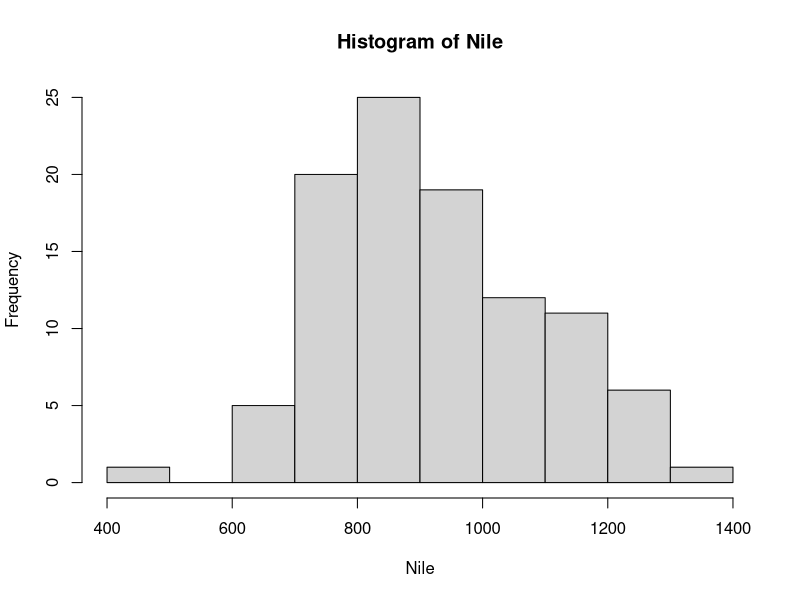
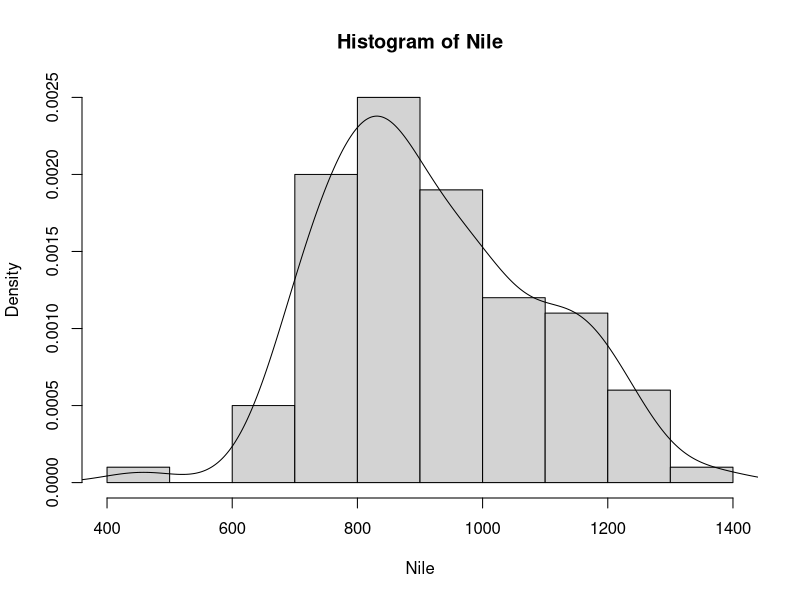
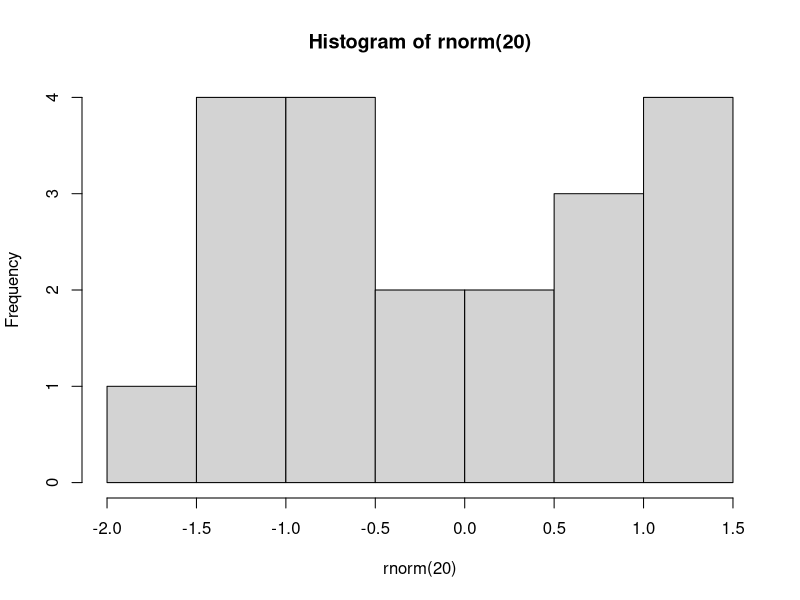

The R script that drew these images, in order: (Note: this script raises an error after producing the figures.)
# chap01_Basic.R : 주석문

# R 패키지 보기
dim(available.packages())	#18393	17

# R 패키지 목록 보기
available.packages()

# R Session 보기
sessionInfo()

# stringr 패키지 설치
install.packages("stringr")

# 설치된 패키지 확인
installed.packages()

# 패키지 메모리 로드
library(stringr)

# 현재 로드된 패키지 확인
search()

# 패키지 삭제
remove.packages("stringr")

# 기본 데이터셋 보기
data()

# 기본 데이터 셋으로 히스토그램 그리기
# 단계1 : 빈도수를 기준으로 히스토그램 그리기
hist(Nile, freq = TRUE) #hist 매개변수 freq 기본값 true

# 단계2 : 밀도를 기준으로 히스토그램 그리기
hist(Nile, freq = FALSE) #boolean 값은 대문자로 약속

# 단계3 : 단계 2의 결과에 분포 곡선을 추가
lines(density(Nile))

# 히스토그램을 파일로 저장하기
par(mfrow = c(1,1))
pdf("C:/workspace/bigdata/R/output/batch.pdf") # pdf 출력
hist(rnorm(20)) # 난수에 대한 히스토그램 그리기
dev.off() # 출력할 파일 닫기

# 스칼라(scalar) 변수 사용 예
var1 <- 0 #변수안에 하나의 값이 저장되있는 경우우
var1
var1 <- 1
var1
var1 <- 2
var1 

# '변수.멤버' 형식의 변수 선언 (자바와 달리 .은 연산자 아닌 변수명의 일부)
goods.code <- 'a001'
goods.name <- '냉장고'
goods.price <- 850000
goods.des <- '최고 사양, 동급 최고 품질'

# 벡터 변수 사용 예
names <- c("홍길동", "이순신", "유관순")
names

# 함수
sum(10, 20, 30, 40, 50)
sum(10, 20, 30, 40, NA) #NA(Not Available)
sum(10, 20, 30, 40, NA, na.rm = TRUE)
# sum(10, 20, 30, 40, NA, na.rm = T) 같은 결과
# TRUE는 T, FALSE는 F로 가능

# 자료형 확인
string <- "홍길동"
string

is.character(string) # TRUE
is.integer(string) # FALSE

int <- 20
x <- is.numeric(int)

x # TRUE

is.logical(x) # TRUE

# 문자 원소를 숫자 원소로 형변환 하기
x <- c(1, 2, "3")
x # "1" "2" "3"

# result <- x * 3 : Error
result <- as.numeric(x) * 3 # 강제 형변환 as.
result

# 복소수 자료 생성과 형변환
z <- 5.3 - 3i
Re(z) # 실수부
Im(z) # 허수부

is.complex(z) # TRUE
as.complex(5.3) # 5.3 + 0i

# 스칼라 변수의 자료형과 자료 구조 확인
mode(int) # "numeric"
mode(string) # "character"
x <- TRUE
mode(x) # "logical"

class(int) # "numeric"
class(string) # "character"
class(x) # "logical"

# 문자 벡터와 그래프 생성
gender <- c("man", "woman", "woman", "man", "man")
plot(gender) # error

# 요인형 변환
# as.factor() 함수 이용 범주(요인)형 변환
Ngender <- as.factor(gender)
Ngender
table(Ngender)

# Factor형 변수로 차트 그리기
plot(Ngender)
mode(Ngender) # "numeric"
class(Ngender) # "factor"
is.factor(Ngender) # "TRUE"

# Factor Nominal 변수
Ngender

# factor() 함수 이용 Factor 형 변환
args(factor)
Ogender <- factor(gender, levels = c('woman', 'man'), labels = c("여자", "남자"), ordered=T)
Ogender

# 순서없는 요인과 순서있는 요인형 변환
par(mfrow=c(1,2))
plot(Ngender)
plot(Ogender)

# 도움말 보기
i <- sum(1,2,3)
i

help(sum)
?sum

# 함수 파라메터 보기
args(sum)

# 함수 사용 예제 보기
example(sum)

# 작업 공간 지정
getwd()
setwd("C:/workspace/bigdata/R")
